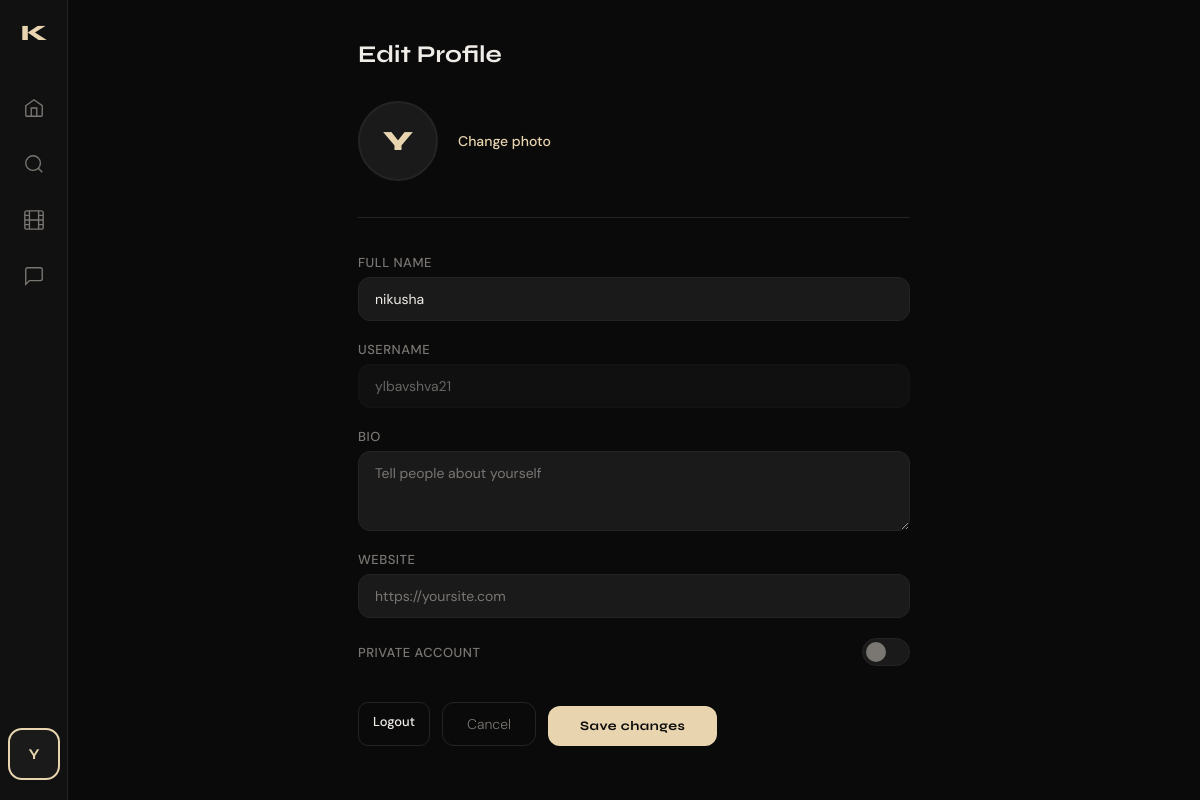
The app's page /edit/ (signed in), older data.
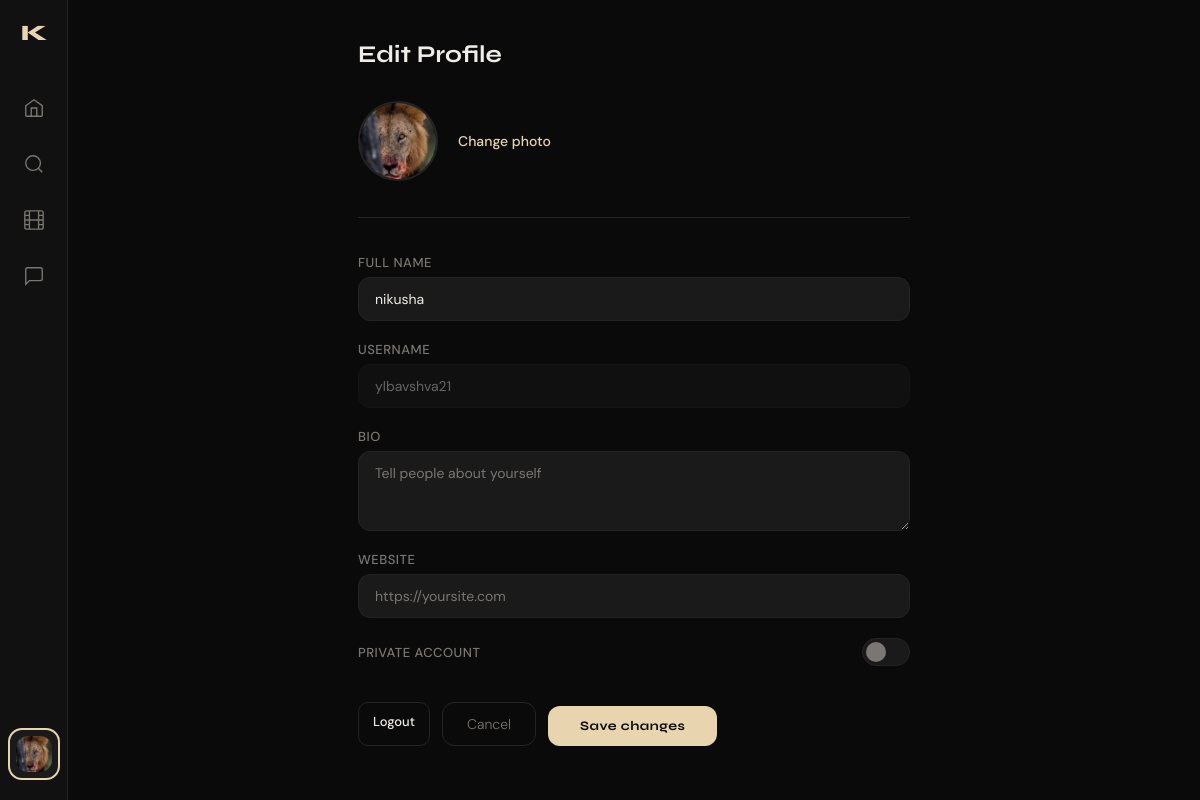
The same page, newer data.
### users/models.py (models this page shows, shortened)
class User(AbstractUser):
    id = models.UUIDField(primary_key=True, default=uuid.uuid4, editable=False)
    bio = models.TextField(max_length=500, blank=True)
    avatar = models.ImageField(upload_to='profile_pics/', blank=True, null=True)
    website = models.URLField(blank=True)
    is_private = models.BooleanField(default=False)
    followers = models.ManyToManyField(
        'self',
        through='Follow',
        symmetrical=False,
        related_name='following_set'
    )
    class Meta:
        db_table = 'users'

### users/views.py (the view)
# urls.py: path('edit/', views.edit_profile_view, name='edit_profile'),
@login_required
def edit_profile_view(request):
    if request.method == 'POST':
        form = ProfileEditForm(request.POST, request.FILES, instance=request.user)
        if form.is_valid():
            form.save()
            messages.success(request, 'Profile updated.')
            return redirect('users:profile', username=request.user.username)
    else:
        form = ProfileEditForm(instance=request.user)
    return render(request, 'users/edit_profile.html', {'form': form})

### users/forms.py (shortened to what this page needs)
class ProfileEditForm(forms.ModelForm):
    full_name = forms.CharField(max_length=150, required=False)
    class Meta:
        model = User
        fields = ('avatar', 'bio', 'website', 'is_private')
    def __init__(self, *args, **kwargs):
        super().__init__(*args, **kwargs)
        if self.instance:
            self.fields['full_name'].initial = self.instance.get_full_name()

### templates/users/edit_profile.html (shortened to what this page needs)
{% extends 'users/base.html' %}
{% block nav_profile %}active{% endblock %}
{% block content %}
<div class="edit-profile-page">
  <div class="edit-header">
    <h2>Edit Profile</h2>
  </div>
  <form method="post" enctype="multipart/form-data" class="edit-form">
    <div class="edit-avatar-section">
      {% if user.avatar %}
        <img src="{{ user.avatar.url }}" class="edit-avatar-preview" id="avatarPreview" />
      {% else %}
        <div class="edit-avatar-placeholder" id="avatarPreview">{{ user.username|first|upper }}</div>
      {% endif %}
      <label class="avatar-upload-btn">
        Change photo
      </label>
    </div>
    <div class="edit-fields">
      <div class="edit-field">
        <label>Full Name</label>
        <input type="text" name="full_name" value="{{ form.full_name.value|default:'' }}" placeholder="Your name" />
      </div>
      <div class="edit-field">
        <label>Username</label>
        <input type="text" value="{{ user.username }}" disabled class="disabled-input" />
      </div>
      <div class="edit-field">
        <label>Bio</label>
        <textarea name="bio" rows="3" placeholder="Tell people about yourself">{{ form.bio.value|default:'' }}</textarea>
      </div>
      <div class="edit-field">
        <label>Website</label>
        <input type="url" name="website" value="{{ form.website.value|default:'' }}" placeholder="https://yoursite.com" />
      </div>
      <div class="edit-field edit-field-toggle">
        <label>Private Account</label>
        <label class="toggle-switch">
          <span class="toggle-track"></span>
        </label>
      </div>
    </div>
    <div class="edit-actions">
      <a href="{% url 'users:logout' %}" class="btn-outline btn-sm">Logout</a>
      <a href="{% url 'users:profile' user.username %}" class="btn-ghost btn-sm">Cancel</a>
      <button type="submit" class="btn-primary btn-sm">Save changes</button>
    </div>
  </form>
</div>
{% endblock %}

### templates/feed/base.html (shortened to what this page needs)
{% load static %}
<!DOCTYPE html>
<html lang="en">
<head>
  <link rel="stylesheet" href="{% static 'users/main.css' %}" />
</head>
<body>
{% if user.is_authenticated %}
<nav class="sidebar">
  <div class="sidebar-logo">K</div>
  <div class="sidebar-links">
    <a href="/" class="nav-link {% block nav_home %}{% endblock %}" title="Home">
      <svg viewBox="0 0 24 24" fill="none" stroke="currentColor" stroke-width="1.5"><path d="M3 9.5L12 3l9 6.5V20a1 1 0 01-1 1H4a1 1 0 01-1-1V9.5z"/><path d="M9 21V12h6v9"/></svg>
    </a>
    <a href="{% url 'users:search' %}" class="nav-link {% block nav_search %}{% endblock %}" title="Search">
      <svg viewBox="0 0 24 24" fill="none" stroke="currentColor" stroke-width="1.5"><circle cx="11" cy="11" r="8"/><path d="M21 21l-4.35-4.35"/></svg>
    </a>
    <a href="{% url 'reels:home' %}" class="nav-link {% block nav_reels %}{% endblock %}" title="Reels">
      <svg viewBox="0 0 24 24" fill="none" stroke="currentColor" stroke-width="1.5"><rect x="2" y="2" width="20" height="20" rx="2.18"/><path d="M7 2v20M17 2v20M2 12h20M2 7h5M2 17h5M17 7h5M17 17h5"/></svg>
    </a>
    <a href="{% url 'chats:home' %}" class="nav-link {% block nav_chats %}{% endblock %}" title="Messages">
      <svg viewBox="0 0 24 24" fill="none" stroke="currentColor" stroke-width="1.5"><path d="M21 15a2 2 0 01-2 2H7l-4 4V5a2 2 0 012-2h14a2 2 0 012 2z"/></svg>
    </a>
    <a href="{% url 'users:profile' user.username %}" class="nav-link nav-avatar {% block nav_profile %}{% endblock %}" title="Profile">
      {% if user.avatar %}
        <img src="{{ user.avatar.url }}" alt="avatar" />
      {% else %}
        <span>{{ user.username|first|upper }}</span>
      {% endif %}
    </a>
  </div>
</nav>
{% endif %}
<main class="main-content {% if not user.is_authenticated %}auth-page{% endif %}">
  {% block content %}{% endblock %}
</main>
</body>
</html>

Row changes from the older to the newer data that the page shows:
changed User "ylbavshva21": avatar: picture added; avatar empty → "profile_pics/images.jpeg" (drawn); username|first "Y" → (not shown)
